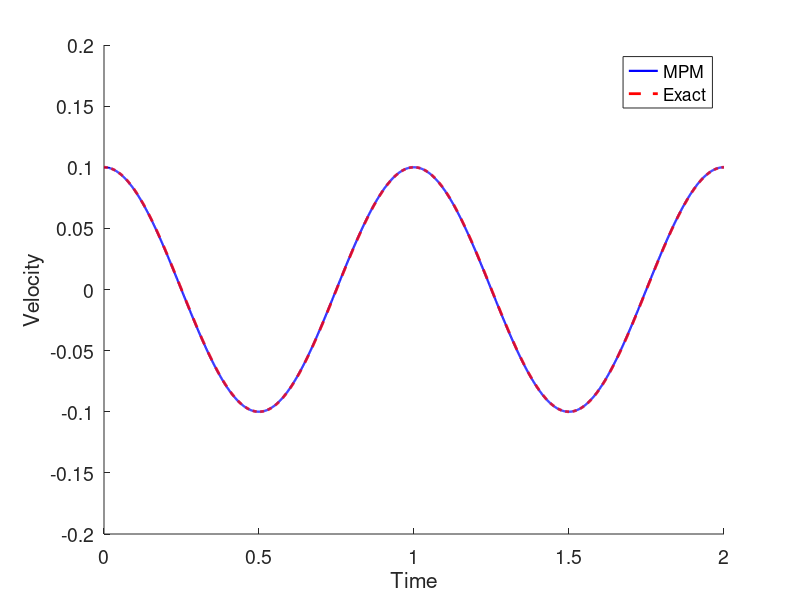
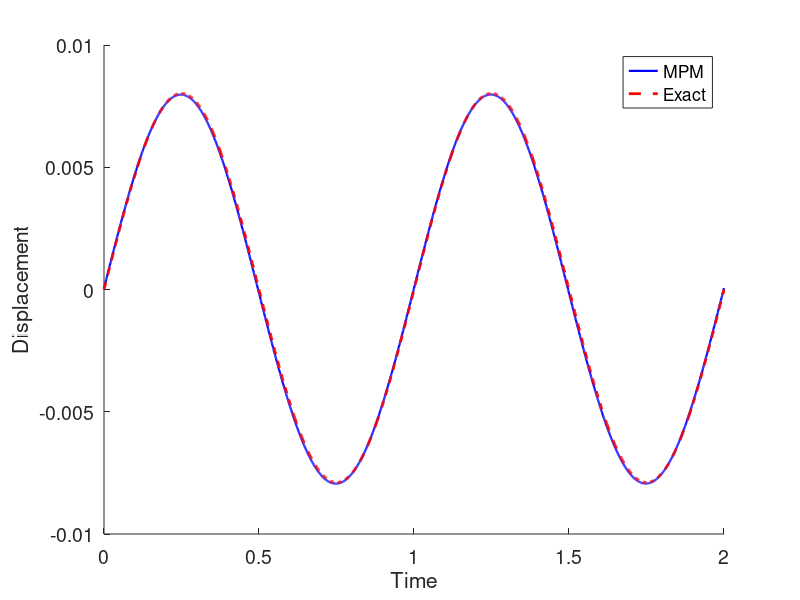
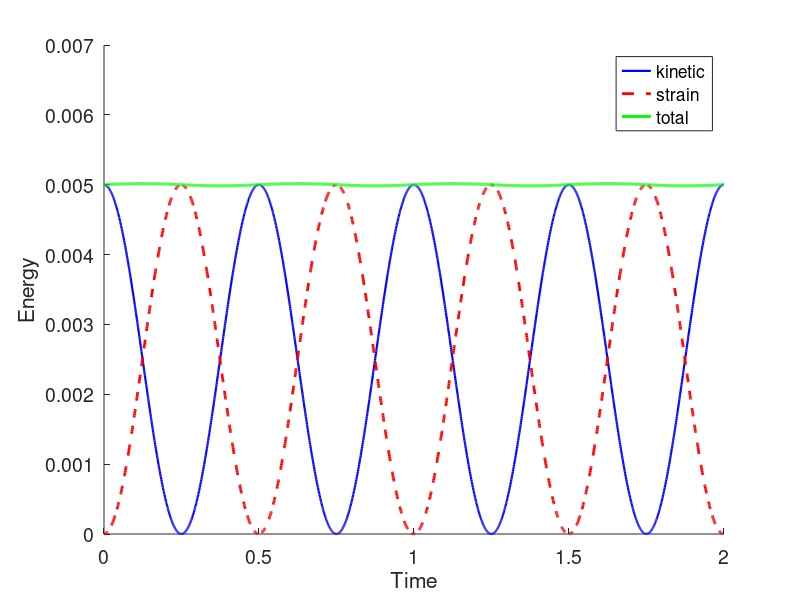

MATLAB code to generate these figures, in order:
% This file implements the Material Point Method of Sulsky 1994.
% One dimensional problem with one material point.
% The grid is one two-noded linear element.
% This example is taken from "Caveats on the Implementation of the Generalized 
% Material Point Method", Buzzi et al, CMES 2008.
%
% Vinh Phu Nguyen
% Cardiff University, Wales, UK
% June 2013.

%%
addpath ../fem_util/

opts = struct('Color','rgb','Bounds','tight','FontMode','fixed','FontSize',20);

%%
clc
clear all;

%%
%
E = 4*pi^2;            % Young modulus
L = 1;                 % length of the bar
rho    = 1;
%%
%  Computational grid

nodes     = [0 L];
elements  = [1 2];

elemCount = size(elements,1);
nodeCount = size(nodes,2);

%%
% Material points

xp = 0.5*L;            % position
Mp = 1;                % mass 
Vp = 1;                % volume
vp = 0.1;              % velocity
s  = 0.;               % stress
eps=0;                 % strain 
q  = Mp*vp;            % momentum

%% Time loop

c     = sqrt(E/rho);
cfl   = c/L;
time  = 2;
dtime = 0.001;
t     = 0;

ta = [];    % time
va = [];    % velocities
xa = [];    % positions
ka = [];    % kinetic energy
sa = [];    % strain energy

while ( t < time )
    
    % shape functions and derivatives
    
    N1  = 1 - abs(xp-nodes(1))/L;
    N2  = 1 - abs(xp-nodes(2))/L;
    
    dN1 = -1/L;
    dN2 =  1/L;
    
    % particle mass and momentum to node
    
    m1   = N1*Mp;
    mv1  = N1*q;
    
    m2   = N2*Mp;
    mv2  = N2*q;
    
    mv1  = 0; % Boundary condition v=0 at node 1
    
    % internal force
    
    fint1 = - Vp*s*dN1;
    fint2 = - Vp*s*dN2;
    
    f1    = fint1 ;   % there is no external force
    f2    = fint2 ;
    
    % update nodal momenta

    f1  = 0; % Boundary conditions f1 = m1*a1, a1=0
    
    mv1 = mv1 + f1*dtime;
    mv2 = mv2 + f2*dtime;
    
    % update particle velocity and position
    
    vp  = vp + dtime * (N1*f1/m1 + N2*f2/m2);
    xp  = xp + dtime * (N1*mv1/m1 + N2*mv2/m2);
    
    q   = Mp*vp;
    
    v1 = N1*Mp*vp/m1;
    v2 = N2*Mp*vp/m2;
    v1 = 0;
    % gradient velocity
    
    Lp = dN1 * v1 + dN2 * v2;
    
    % strain increment
    
    dEps = dtime * Lp;
    
    % stress update
    
    eps  = eps + dEps;
    s    = s + E * dEps;
            
    % store time,velocty for plotting
    
    ta = [ta;t];
    va = [va;vp];
    xa = [xa;xp];
    
    ka = [ka;0.5*vp*vp*Mp];
    sa = [sa;0.5*s*eps*Mp];
    
    % advance to the next time step
    
    t = t + dtime;
end

%%

% exact solution


w      = 1/L*sqrt(E/rho);
vExact = 0.1*cos(w.*ta);
xExact = 0.5*exp((0.1/L/w)*sin(w.*ta));

figure 
set(gca,'FontSize',14)
hold on
plot(ta,va,'b-','LineWidth',1.6);
plot(ta,vExact,'r--','LineWidth',2);
%set(gca,'YTick',va)
%set(gca,'YTickLabel',sprintf('%4.2f|',va))
%set(gca,'YTick',[-0.15 -0.10 -0.05 0.00 0.05 0.10 0.15])
xlabel('Time')
ylabel('Velocity')
legend('MPM','Exact')


figure 
set(gca,'FontSize',14)
hold on
plot(ta,xa-0.5,'b-','LineWidth',1.6);
plot(ta,xExact-0.5,'r--','LineWidth',2);
xlabel('Time')
ylabel('Displacement')
legend('MPM','Exact')

figure 
set(gca,'FontSize',14)
hold on
plot(ta,ka,'b-','LineWidth',1.6);
plot(ta,sa,'r--','LineWidth',2);
plot(ta,ka+sa,'g-','LineWidth',2.1);
xlabel('Time')
ylabel('Energy')
legend('kinetic','strain','total')
set(gca,'XTick',[0 0.5 1.0 1.5 2.0])
axis([0 2 0 0.007])

